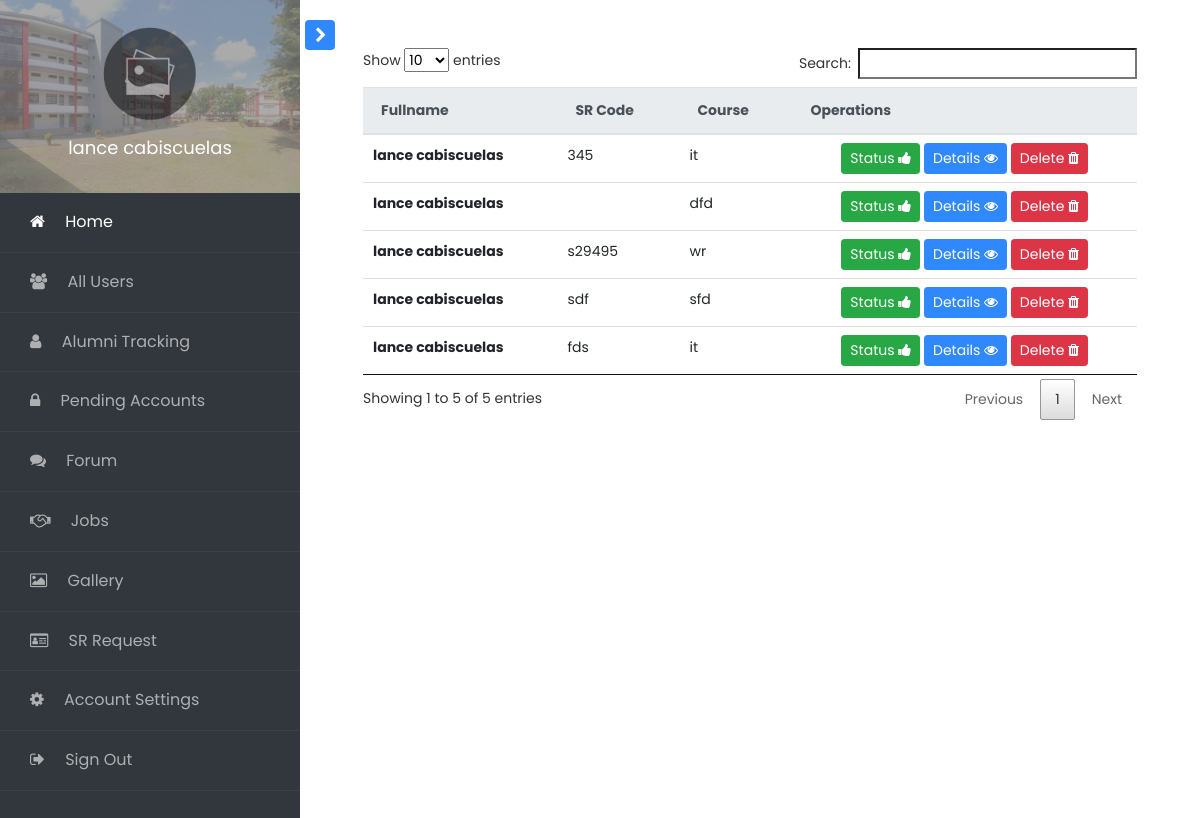
Screenshot of /access/admin/index.php?page=pendingusers (signed in) with the database file from the repository.
### tables this page shows
CREATE TABLE `user_information` (
  `id` int(11) NOT NULL,
  `name` varchar(40) NOT NULL,
  `lastname` varchar(50) NOT NULL,
  `middle_name` varchar(50) NOT NULL,
  `email_address` varchar(100) NOT NULL,
  `department` varchar(50) NOT NULL,
  `mobile_number` varchar(40) NOT NULL,
  `course` varchar(100) NOT NULL,
  `sr_code` varchar(50) NOT NULL,
  `account_password` varchar(100) NOT NULL,
  `account_status` varchar(40) NOT NULL,
  `employment_status` varchar(40) NOT NULL,
  `profile_pic` varchar(100) NOT NULL,
  `date_register` varchar(40) NOT NULL
);

### methods/mysqliConnection.php (called while the page is built, shortened)
<?php
class Database{
	public function __construct(){
		$this->conn = mysqli_connect("localhost", "root", "", "bsu_alumni");
	}
}
?>

### methods/PDOConnection.php (called while the page is built, shortened)
<?php
class Connect{
    public $host = "localhost";
    public $user = "root";
    public $password = "";
    public $dbname = "bsu_alumni";
	public function __construct(){
        $dsn = "mysql:host=$this->host;dbname=$this->dbname;";
        $this->connection = new PDO($dsn, $this->user, $this->password);
	}
}
?>

### methods/globalmethods.php (called while the page is built, shortened)
<?php
include 'PDOConnection.php';
class DataOperation extends Connect{
	function getFullname($id) {
		$sql = "SELECT * FROM user_information where id = $id";
		$query = $this->connection->query($sql);
		$row = $query->fetch();
		return $row->name. " " .$row->lastname;
	}
}
?>

### access/admin/pages/pendingusers.php (the view, shortened to what this page needs)
<?php
$sql = $database->conn->query("SELECT * FROM user_information where account_status = 'user'");
?>
<div class="container">
  <table class="table" id="pending_user">
    <thead class="thead-light">
      <tr>
        <th scope="col">Fullname</th>
        <th scope="col">SR Code</th>
        <th scope="col">Course</th>
        <th scope="col">Operations</th>
      </tr>
    </thead>
    <tbody>
      <?php while($row = $sql->fetch_array()): ?>
          <tr>
          <th scope="row" id="<?php echo"pending_".$row['id'];  ?>"><?php echo $row["name"]. " " .$row["lastname"]; ?></th>
          <td><?php echo $row["sr_code"]; ?></td>
          <td><?php echo $row["course"]; ?></td>
          <td class="text-center">
              <button type="button" class="btn btn-success btn-sm" onclick="modalOpenForAccountUpdate(<?php echo $row['id']; ?>)">
               Status <i class="fa fa-thumbs-up" aria-hidden="true"></i>
              </button>
              <button class="btn btn-primary btn-sm" onclick="account_information(<?php echo $row['id']; ?>)">Details <i class="fa fa-eye" aria-hidden="true"></i></button>
              <button class="btn btn-danger btn-sm" onclick="delete_pending(<?php echo $row['id']; ?>)">Delete <i class="fa fa-trash" aria-hidden="true"></i></button>
          </td>
          </tr>
      <?php endwhile; ?>
    </tbody>
  </table>
</div>

### access/admin/index.php (shortened to what this page needs)
<?php
include "./../../methods/globalmethods.php";
include "./../../methods/mysqliConnection.php";
$meth = new DataOperation;
$database = new Database;
$query = 'SELECT profile_pic FROM user_information WHERE id = '.$_SESSION['id'] .'';
$stmt = $database->conn->query($query);
$profile_pic = $stmt->fetch_assoc();
?>
<!doctype html>
<html lang="en">
  <head>
		<link rel="stylesheet" href="https://stackpath.bootstrapcdn.com/font-awesome/4.7.0/css/font-awesome.min.css">
		<link rel="stylesheet" href="css/style.css">
    <link rel="stylesheet" href="./../../plugins/datatables/datatables.min.css">
    <link rel="stylesheet" href="css/admin.css">
  </head>
  <body>
		<div class="wrapper d-flex align-items-stretch">
			<nav id="sidebar">
				<div class="custom-menu">
					<button type="button" id="sidebarCollapse" class="btn btn-primary">
	        </button>
        </div>
	  		<div class="img bg-wrap text-center py-4" style="background-image: url(images/bg4-1.jpg);">
	  			<div class="user-logo">
	  				<div class="img" style="background-image: url(<?php echo($profile_pic['profile_pic'] == '') ?  './profile_pic/default.png' : './profile_pic/'.$profile_pic['profile_pic']; ?>);"></div>
	  				<h3><?php echo $meth->getFullname($_SESSION["id"]); ?></h3>
	  			</div>
	  		</div>
        <ul class="list-unstyled components mb-5">
          <li class="active">
            <a href="./"><span class="fa fa-home mr-3"></span> Home</a>
          </li>
          <li>
            <a href="index.php?page=allusers"><span class="fa fa-users mr-3"></span> All Users</a>
          </li>
          <li>
            <a href="index.php?page=alumni-tracking"><span class="fa fa-user mr-3"></span> Alumni Tracking</a>
          </li>
          <li>
            <a href="index.php?page=pendingusers"><span class="fa fa-lock mr-3"></span> Pending Accounts</a>
          </li>
          <li>
            <a href="index.php?page=forum"><span class="fa fa-comments mr-3"></span> Forum</a>
          </li>
          <li>
            <a href="index.php?page=jobs"><span class="fa fa-handshake-o mr-3"></span> Jobs</a>
          </li>
          <li>
            <a href="index.php?page=gallery"><span class="fa fa-picture-o mr-3"></span> Gallery</a>
          </li>
          <li>
            <a href="index.php?page=srrequest"><span class="fa fa-id-card-o mr-3"></span> SR Request</a>
          </li>
          <li>
            <a href="index.php?page=settings"><span class="fa fa-cog mr-3"></span> Account Settings</a>
          </li>
          <li>
            <a href="./../../methods/logout.php"><span class="fa fa-sign-out mr-3"></span> Sign Out</a>
          </li>
        </ul>
    	</nav>
      <div id="content" class="p-4 p-md-5 pt-5">
        <?php
        if (isset($_GET['page'])) {
            $page = $_GET['page'];
            $display = "pages/".$page.'.php';
            include($display);
        }else{
            $page = 'home';
            $display = "pages/".$page.'.php';
            include($display);
        }
      ?>
      </div>
		</div>
  </body>
</html>

### rows the page displays
user_information: $meth->getFullname($_SESSION["id"]) "lance cabiscuelas"
user_information: name "lance", lastname "cabiscuelas", sr_code "345", course "it"
user_information: name "lance", lastname "cabiscuelas", course "dfd"
user_information: name "lance", lastname "cabiscuelas", sr_code "s29495", course "wr"
user_information: name "lance", lastname "cabiscuelas", sr_code "sdf", course "sfd"
user_information: name "lance", lastname "cabiscuelas", sr_code "fds", course "it"
